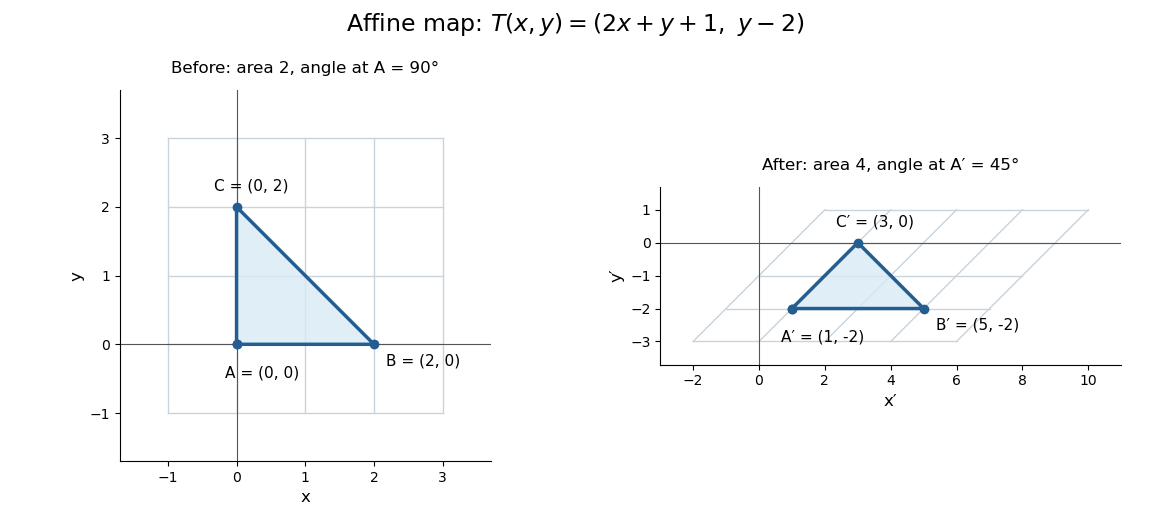

The Python source for this figure:
"""Original affine geometry example; write the matching opaque PNG to cwd."""
from pathlib import Path

import matplotlib
matplotlib.use("Agg")
import matplotlib.pyplot as plt
import numpy as np


def transform(points):
    return np.asarray(points) @ np.array([[2.0, 0.0], [1.0, 1.0]]) + [1.0, -2.0]


def main():
    triangle = np.array([[0., 0.], [2., 0.], [0., 2.]])
    assert np.array_equal(transform(triangle), [[1., -2.], [5., -2.], [3., 0.]])
    fig, axes = plt.subplots(1, 2, figsize=(11.5, 5.3), dpi=100, facecolor="white")
    fig.suptitle(r"Affine map: $T(x,y)=(2x+y+1,\ y-2)$", fontsize=17)
    for ax, mapped in zip(axes, [False, True]):
        for level in np.arange(-1., 4.):
            for line in [np.array([[-1., level], [3., level]]), np.array([[level, -1.], [level, 3.]])]:
                points = transform(line) if mapped else line
                ax.plot(points[:, 0], points[:, 1], color="#c8d3dc", lw=1, zorder=0)
        vertices = transform(triangle) if mapped else triangle
        closed = np.vstack([vertices, vertices[0]])
        ax.fill(vertices[:, 0], vertices[:, 1], color="#d9eaf5", alpha=.8)
        ax.plot(closed[:, 0], closed[:, 1], "o-", color="#245e91", lw=2.5, markersize=6)
        for name, point, offset in zip(["A", "B", "C"], vertices, [(-8,-24),(9,-15),(-16,12)]):
            label = name + ("′" if mapped else "")
            ax.annotate(f"{label} = ({point[0]:g}, {point[1]:g})", point, xytext=offset, textcoords="offset points", fontsize=11)
        ax.axhline(0, color="#555", lw=.8, zorder=0)
        ax.axvline(0, color="#555", lw=.8, zorder=0)
        ax.set_aspect("equal", adjustable="box")
        ax.set(xlim=((-3,11) if mapped else (-1.7,3.7)), ylim=((-3.7,1.7) if mapped else (-1.7,3.7)))
        ax.set_xlabel("x′" if mapped else "x", fontsize=12)
        ax.set_ylabel("y′" if mapped else "y", fontsize=12)
        ax.set_title("After: area 4, angle at A′ = 45°" if mapped else "Before: area 2, angle at A = 90°", fontsize=12, pad=12)
        ax.spines[["top", "right"]].set_visible(False)
    fig.subplots_adjust(left=.065, right=.975, bottom=.13, top=.83, wspace=.27)
    fig.savefig(Path.cwd() / Path(__file__).with_suffix(".png").name, facecolor="white", transparent=False)
    plt.close(fig)


if __name__ == "__main__":
    main()
